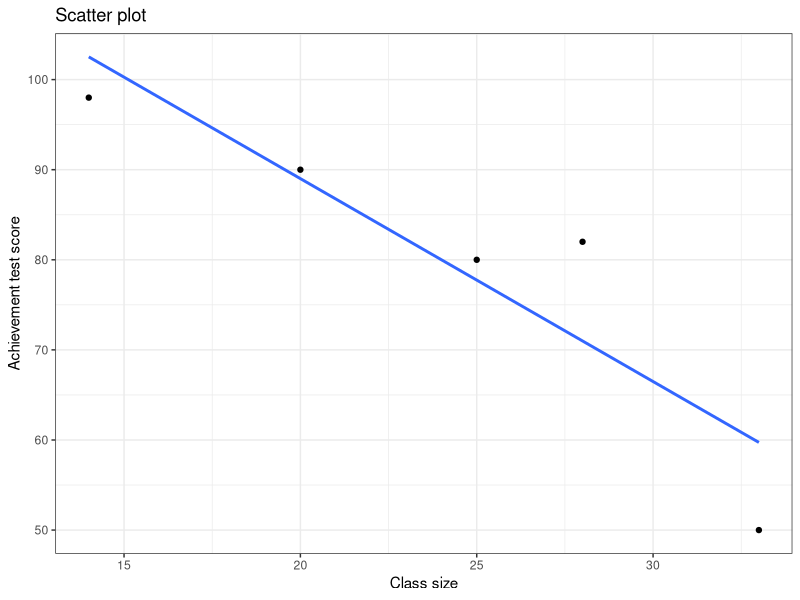

Source code (R):
                                        # Page no. : 526

# Worked out examples 2

Elementry_School <- c("Main Street", "Casat", "Lakeland", "Shady Grove", "Jefferson")
Class_size <- c(25, 14, 33, 28, 20)
Achievement <- c(80, 98, 50, 82, 90)

DF <- data.frame(Elementry_School, Class_size, Achievement)
View(DF)

# Install Library if not install

# install.packages("ggplot2")

# Import Library

library(ggplot2)

ggplot(DF, aes(x = Class_size, y = Achievement)) + geom_point() + 
  labs(title = "Scatter plot", x = "Class size", y = "Achievement test score") +
  theme_bw() + geom_smooth(method = "lm", se = F)

# Book's figure is in page 527